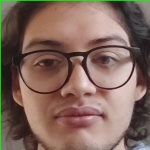
#> input picture Proyecto CNN/dataset/Amigo_Brayan/rostro_0.jpg, 150 x 150 px, given in place of the camera
$ python Captura_Datos.py
#> lines starting #> are read from the running program, lines starting #| are printed output that depends on the picture; after the words box and inside, x2 and y2 are one past the last pixel; in counts of white or black regions, pixels touching at a corner belong together
import cv2
import os

nombre_carpeta = 'dataset/Yo_Sebastians'  # CAMBIAR DE ACUERDO AL NOMBRE DE LA PERSONA
indice_camara = 1 # <--- 0= Externa, 1=Interna


if not os.path.exists(nombre_carpeta):
    os.makedirs(nombre_carpeta)

cap = cv2.VideoCapture(indice_camara)
face_cascade = cv2.CascadeClassifier(cv2.data.haarcascades + 'haarcascade_frontalface_default.xml')
count = 0

print(f"Iniciando captura para: {nombre_carpeta}")
print("Presiona 'S' para guardar foto | Presiona 'Q' para salir")

while True:
    ret, frame = cap.read()
#> frame is the input picture: shape (150, 150, 3); mean B, G, R 92.8, 103.1, 129.2
    if not ret: break

    frame = cv2.flip(frame, 1)
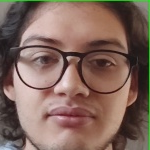
#> frame: shape (150, 150, 3); mean B, G, R 92.8, 103.1, 129.2

    gray = cv2.cvtColor(frame, cv2.COLOR_BGR2GRAY)
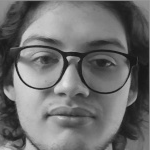
#> gray: shape (150, 150); min 22, max 229, mean 109.7
    faces = face_cascade.detectMultiScale(gray, 1.3, 5)
#> faces = [[14, 62, 79, 79]]
    rostro_detectado = None

    for (x, y, w, h) in faces:
        cv2.rectangle(frame, (x, y), (x+w, y+h), (0, 255, 0), 2)
        rostro_temp = frame[y:y+h, x:x+w]
        rostro_detectado = cv2.resize(rostro_temp, (150, 150))
#> this loop made 1 pass
#> pass 1, `rostro_temp = frame[y:y+h, x:x+w]`:
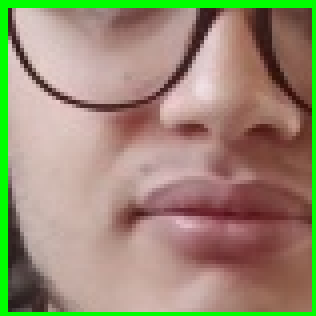
#> rostro_temp: shape (79, 79, 3) (shown 4 times larger); mean B, G, R 115.2, 139.8, 153.8
#> pass 1, `rostro_detectado = cv2.resize(rostro_temp, (150, 150))`:
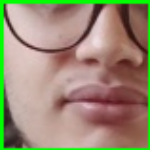
#> rostro_detectado: shape (150, 150, 3); mean B, G, R 115.1, 139.7, 153.7
#> after the loop:
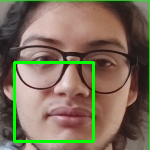
#> frame: shape (150, 150, 3); 4.2% of pixels changed, all inside (x1, y1, x2, y2) = (13, 61, 95, 143)

    cv2.putText(frame, f"Guardadas: {count}", (10, 30), cv2.FONT_HERSHEY_SIMPLEX, 1, (0, 255, 255), 2)
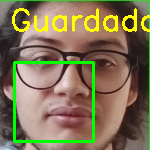
#> frame: shape (150, 150, 3); 4.56% of pixels changed, all inside (x1, y1, x2, y2) = (12, 8, 150, 32)
    cv2.imshow('Recolector de Rostros', frame)

    k = cv2.waitKey(1) & 0xFF
#> (key q is pressed here)
    if k == ord('s'):
        if rostro_detectado is not None:
            cv2.imwrite(f"{nombre_carpeta}/rostro_{count}.jpg", rostro_detectado)
            count += 1
            print(f"✅ Foto {count} guardada.")
    elif k == ord('q') or count >= 100:
        break

cap.release()
cv2.destroyAllWindows()
